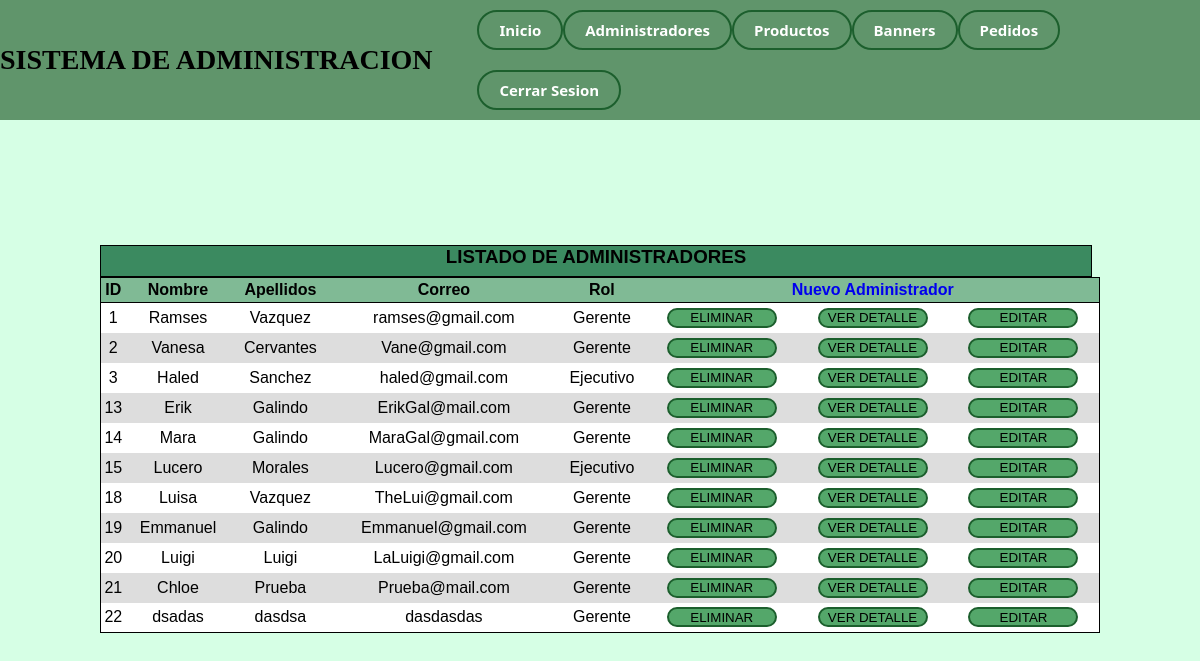
The app's page /Administradores/administradores_lista.php (signed in) with its own data.
### tables this page shows
CREATE TABLE `administradores` (
  `ID` int NOT NULL,
  `nombre` varchar(128) NOT NULL,
  `apellidos` varchar(128) NOT NULL,
  `correo` varchar(128) NOT NULL,
  `pass` varchar(32) NOT NULL,
  `status` int NOT NULL DEFAULT '1',
  `eliminado` int NOT NULL DEFAULT '0',
  `rol` int NOT NULL DEFAULT '0',
  `archivo_n` varchar(255) DEFAULT NULL,
  `archivo` varchar(128) DEFAULT NULL
);

### Administradores/administradores_lista.php (the view, shortened to what this page needs)
<?php
	require "header.php";
	$conexion = conecta();
?>
<html>
	<head>
		<link rel="stylesheet"  href="Tabla.css">
	</head>
	<body>
		<div class="main_div">
			<div class="Titulo"> <h3>LISTADO DE ADMINISTRADORES </h3> </div>
			<table class="Tabla">
				<thead class="Fila_Campos">
					<tr align="center">
						<th class="Campo_Seccion"> ID </th>
						<th> Nombre </th>
						<th> Apellidos </th>
						<th> Correo </th>
						<th> Rol </th>
						<th colspan="3"> <a href="administradores_alta.php"> Nuevo Administrador</a> </th>
					</tr>
				</thead>
			<?php
				$sql = "SELECT * FROM administradores
				WHERE status = 1 AND eliminado = 0";
				$resultado = mysqli_query($conexion, $sql);
				while($mostrar = $resultado->fetch_array()) {
					$id = $mostrar["ID"];
					$nombre = $mostrar["nombre"];
					$apellidos = $mostrar["apellidos"];
					$correo = $mostrar["correo"];
					$rol = $mostrar["rol"];
					if($rol == 1) { $rol = "Gerente"; }
					else { $rol = "Ejecutivo"; }
			?>
				<tr id="fila<?php echo $id; ?>" class='Fila' align="center">
					<td><?php echo "$id" ?></td>
					<td><?php echo "$nombre" ?></td>
					<td><?php echo "$apellidos"?></td>
					<td><?php echo "$correo"?></td>
					<td><?php echo "$rol"?></td>
					<td><?php echo "<button onClick='Elimina_Registro($id)'>ELIMINAR</button>" ?></td>
					<td><?php echo "<button onClick='RedireccionVer($id)'>VER DETALLE</button>" ?></td>
					<td><?php echo "<button onClick='RedireccionEditar($id)'>EDITAR</button>" ?></td>
				</tr>
			<?php
				}
			?>
			</table>
		</div>
	</body>
</html>

### Administradores/Tabla.css (style rules this page uses)
body { background-color: #D6FFE5; font-family: Arial; }
.Titulo { background-color: #3B8A60; height: 30px; min-height: 25px; width: 99%; border: 1px solid #000; text-align: center; vertical-align: middle; }
.main_div { width: 1000px; height: 400px; margin: 125px auto; overflow-y: scroll; }
.Tabla { border: 1px solid; background-color: white; text-align: left; width: 100%; border-collapse: collapse; }
.Fila_Campos { background-color: #80BA95; border: 1px solid; height: 25px; width: 30px; padding: 1px; }
.Fila { width: 500px; height: 30px; }
.Fila:nth-child(even) { background-color: #ddd; }
.Fila_Campos a { padding: 8px 8px; font-weight:bold; border-radius: 50px; text-align:center; -webkit-transition:all 500ms ease; -o-transition:all 500ms ease; transition:all 500ms ease; }
button { width:110px; height: 20px; border-radius:20px; background-color: #54A76A; border: 2px solid #1C5F2D; }

### Administradores/header.php (style rules this page uses)
* { margin: 0; padding: 0; list-style: none; text-decoration: none; }

### records on screen
administradores: ID "1", nombre "Ramses", apellidos "Vazquez", correo "ramses@gmail.com", rol "Gerente"
administradores: ID "2", nombre "Vanesa", apellidos "Cervantes", correo "Vane@gmail.com", rol "Gerente"
administradores: ID "3", nombre "Haled", apellidos "Sanchez", correo "haled@gmail.com", rol "Ejecutivo"
administradores: ID "13", nombre "Erik", apellidos "Galindo", correo "ErikGal@mail.com", rol "Gerente"
administradores: ID "14", nombre "Mara", apellidos "Galindo", correo "MaraGal@gmail.com", rol "Gerente"
administradores: ID "15", nombre "Lucero", apellidos "Morales", correo "Lucero@gmail.com", rol "Ejecutivo"
administradores: ID "18", nombre "Luisa", apellidos "Vazquez", correo "TheLui@gmail.com", rol "Gerente"
administradores: ID "19", nombre "Emmanuel", apellidos "Galindo", correo "Emmanuel@gmail.com", rol "Gerente"
administradores: ID "20", nombre "Luigi", apellidos "Luigi", correo "LaLuigi@gmail.com", rol "Gerente"
administradores: ID "21", nombre "Chloe", apellidos "Prueba", correo "Prueba@mail.com", rol "Gerente"
administradores: ID "22", nombre "dsadas", apellidos "dasdsa", correo "dasdasdas", rol "Gerente"
